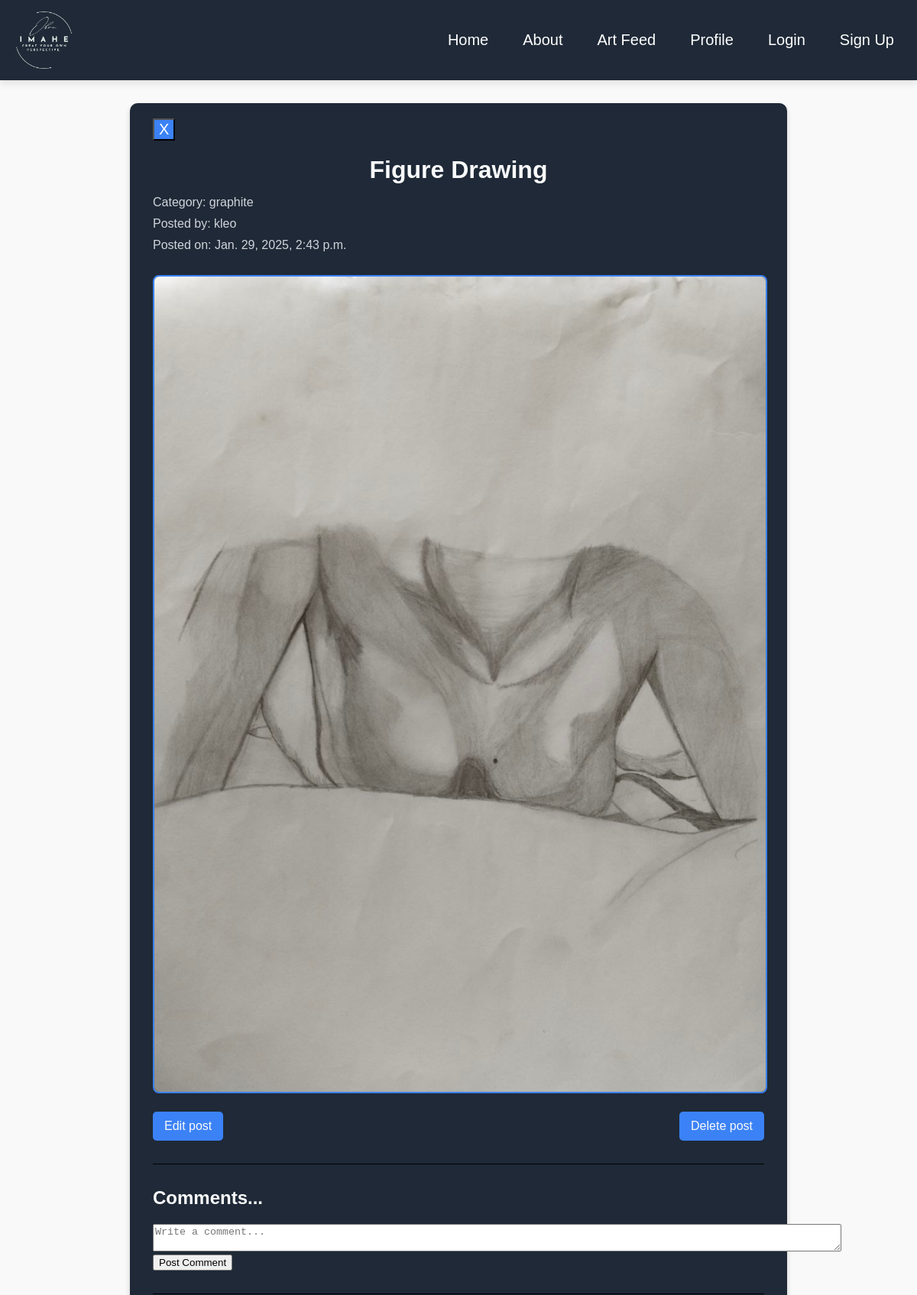
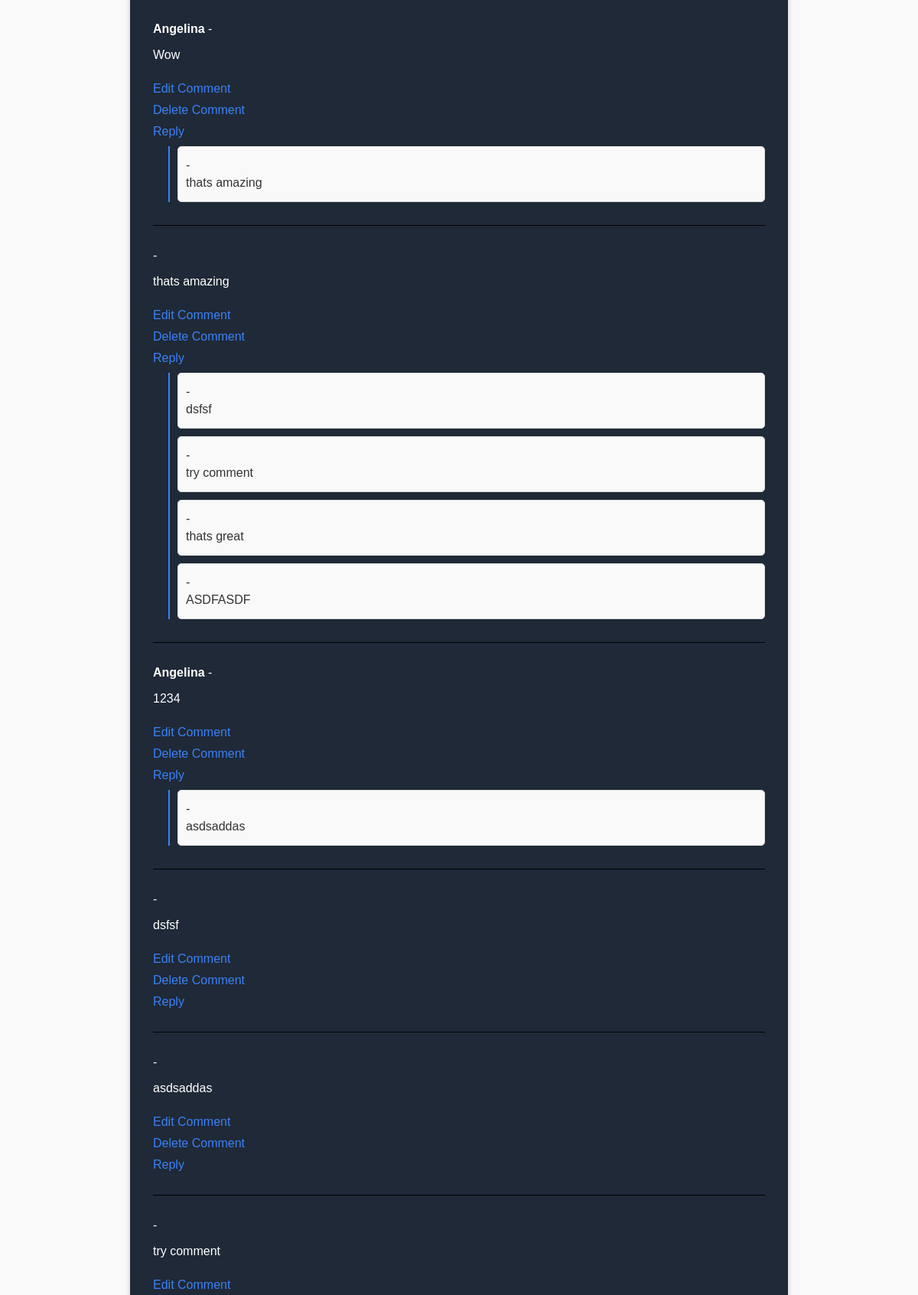
The app's page /feed/2 (upper part) with its own data (2 pictures, top to bottom).
### App/models.py (models this page shows, shortened)
class Post(models.Model):
    title = models.CharField(max_length=200)
    text = models.TextField()
    user = models.ForeignKey(settings.AUTH_USER_MODEL, on_delete=models.CASCADE)
    image = models.ImageField (null=True, blank=True, upload_to='images/')
    artist = models.ManyToManyField("Artist", related_name="artists")
    category = models.ForeignKey("Category", on_delete=models.CASCADE, null=True, blank=True)
    created_date = models.DateTimeField(auto_now_add=True, null=True)
    published_date = models.DateTimeField(auto_now=True, blank=True, null=True)

class Category(models.Model):
    name = models.CharField(max_length=200)
    def __str__(self):
        return self.name

class Comment(models.Model):
    post = models.ForeignKey("Post",related_name="comments", on_delete=models.CASCADE)
    username = models.ForeignKey(settings.AUTH_USER_MODEL, on_delete=models.CASCADE)
    body = models.TextField()
    created_date = models.DateTimeField(auto_now_add=True, null=True)
    parent = models.ForeignKey('self', null=True, blank=True, related_name='replies', on_delete=models.CASCADE)

### accounts/models.py (models this page shows)
class CustomUser(AbstractUser):
    age = models.IntegerField(null=True, blank=True)
    email = models.EmailField(unique=True)
    REQUIRED_FIELDS = ['email', 'age']
    USERNAME_FIELD = 'username'
    profile_pic = models.ImageField(upload_to='images/', null=True, blank=True)

### App/views.py (the view)
# urls.py: path('feed/<int:pk>', FeedDetail.as_view(), name='Feed_Detail'),
class FeedDetail(DetailView):
    model = Post
    template_name = 'App/Feed/feed_detail.html'
    success_url = reverse_lazy('Feed')

### App/templates/app/Feed/feed_detail.html (shortened to what this page needs)
{% extends 'App/index.html' %}
{% load static %}
{% block content %}
<div class="Detail">
    <div class="feed-detail">
        <div class="Back">
            <input type="button" value="X" onclick="history.back()" class="input_button" style="Font-size: 20px; color: white; background-color:#3b82f6">
        </div>
        <div class="feed-detail-header">
            <h1>{{ post.title }}</h1>
            <p>Category: {{ post.category }}</p>
            <p>Posted by: {{ post.user }}</p>
            <p>Posted on: {{ post.created_date }}</p>
        </div>
        <div class="feed-detail-image">
            {% if post.image %}
                <img src="{{ post.image.url }}" alt="{{ post.title }}">
            {% else %}
                <p>No image</p>
            {% endif %}
        </div>
    </div>
    <div class="feed-detail-edit">
        <a href="{% url 'Feed_Update' post.id %}">Edit post</a>
        <a href="{% url 'Feed_Delete' post.id %}">Delete post</a>
    </div>
    <hr>
<div class="feed-detail-comment">
    <div class="comments-header">
        <h2>Comments...</h2>
        <form method="POST" action="{% url 'Comment_Create' post.pk %}">
            <textarea name="body" cols="110" rows="2" placeholder="Write a comment..." required></textarea>
            <input type="submit" value="Post Comment">
        </form>
    </div>
    <div class="comments-list">
        {% if not post.comments.all %}
            <p>No comments yet.</p>
        {% else %}
            <div class="comments-list-detail">
                {% for comment in post.comments.all %}
                    <hr>
                    <p><strong>{{ comment.username }}</strong> - {{ comment.created_on }}</p>
                    <p>{{ comment.body }}</p>
                    <a href="{% url 'Comment_Update' post.pk comment.id %}">Edit Comment</a>
                    <br>
                    <a href="{% url 'Comment_Delete' post.pk comment.id %}">Delete Comment</a>
                    <br>
                    <a href="#" class="reply-link" data-comment-id="{{ comment.id }}">Reply</a>
                    <div class="replies-list">
                        {% for reply in comment.replies.all %}
                            <div class="reply-item">
                                <p><strong>{{ reply.username }}</strong> - {{ reply.created_on }}</p>
                                <p>{{ reply.body }}</p>
                            </div>
                        {% endfor %}
                    </div>
                {% endfor %}
            </div>
        {% endif %}
    </div>
</div>
{% endblock %}

### static/css/style2.css (style rules this page uses)
body { font-family: Arial, sans-serif; margin: 0; padding: 0; background-color: #f9f9f9; color: #333; }
a { text-decoration: none; color: #3b82f6; transition: color 0.3s ease; }
.Detail { margin: 30px auto; max-width: 800px; background: #1f2937; padding: 20px 30px; border-radius: 10px; box-shadow: 0px 4px 6px rgba(0, 0, 0, 0.2); }
.feed-detail h1 { font-size: 2rem; color: #f9fafb; margin-bottom: 15px; }
.feed-detail p { color: #d1d5db; margin: 10px 0; }
.feed-detail-image img { max-width: 100%; border-radius: 8px; margin-top: 20px; border: 2px solid #3b82f6; }
.feed-detail-edit { display: flex; justify-content: space-between; margin: 20px 0; }
.feed-detail-edit a { font-size: 1rem; color: #f9fafb; background-color: #3b82f6; padding: 10px 15px; border-radius: 5px; font-weight: 500; transition: background 0.3s ease, transform 0.3s ease; }
.feed-detail-comment h2 { font-size: 1.5rem; margin-top: 20px; color: #f9fafb; }
.feed-detail-comment a { font-size: 1rem; color: #3b82f6; display: inline-block; margin-top: 10px; }
.comments-list-detail { color: #ffffff; }
hr { border: 0; border-top: 1px solid black; margin: 30px 0; }
h1 { font-size: 2.5rem; text-align: center; margin-bottom: 20px; color: #222; }
h1 { text-align: center; font-size: 2rem; margin-top: 20px; color: #222; }
.replies-list { margin-left: 20px; margin-top: 10px; }
.reply-item { margin-bottom: 10px; padding: 10px; border: 1px solid #ddd; border-radius: 5px; background-color: ##1f2937; }
.replies-list { margin-left: 20px; padding-left: 10px; border-left: 2px solid #3b82f6; background-color: #1f2937; }
.reply-item { margin-bottom: 10px; padding: 10px; background-color: #f9f9f9; border-radius: 5px; }
.reply-item p { color : #333; margin: 5px 0; }

### records on screen
Post: title "Figure Drawing", category "graphite", user "kleo", created_date "Jan. 29, 2025, 2:43 p.m.", image (picture)
Comment: username "Angelina", body "Wow"
Comment: body "thats amazing"
Comment: body "dsfsf"
Comment: body "try comment"
Comment: body "thats great"
Comment: body "ASDFASDF"
Comment: username "Angelina", body "1234"
Comment: body "asdsaddas"
